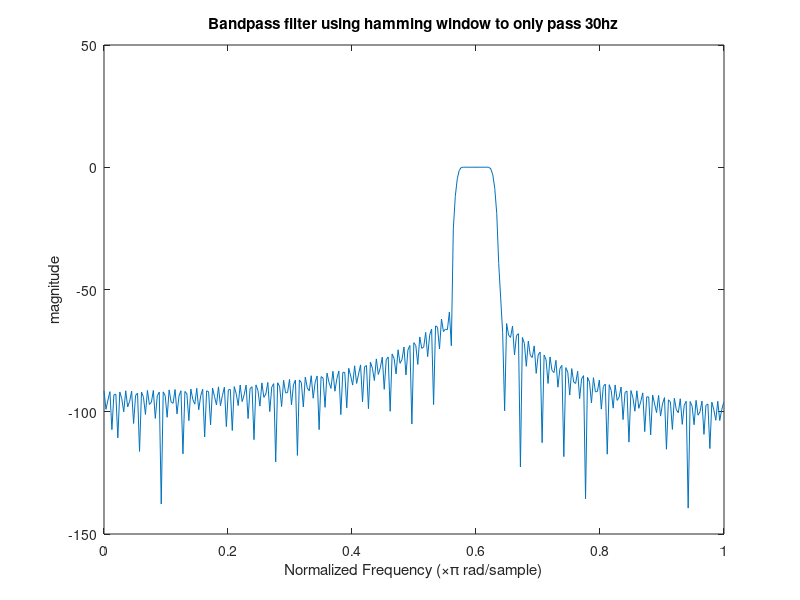

Recreate this plot in MATLAB. (Note: this script raises an error after producing the figure.)
% b. Design suitable FIR filter to select only 30Hz component (Use Hamming window). 

clc;
clear all;
fs=100;
wlp=2*pi*29/fs;
wls=2*pi*28/fs;
wup=2*pi*31/fs;
wus=2*pi*32/fs;
wlc=wls+(wlp-wls)/2;
wuc=wup+(wus-wup)/2;
k=4;% for hamming window
N=(2*k*pi/(wus-wup));
N1=ceil(N)
bn=fir1(N1,[wlc/pi wuc/pi]);
 
w=0:0.01:pi;
h=freqz(bn,1,w); %a=1
figure
plot(w/pi,20*log10(abs(h)))
title('Bandpass filter using hamming window to only pass 30hz')
xlabel('Normalized Frequency (\times\pi rad/sample)')
ylabel('magnitude')
hamwinBPF = designfilt('bandpassfir','FilterOrder',80,'CutoffFrequency1',0.57,'CutoffFrequency2',0.610,'SampleRate',100);
zplane(hamwinBPF)
 
